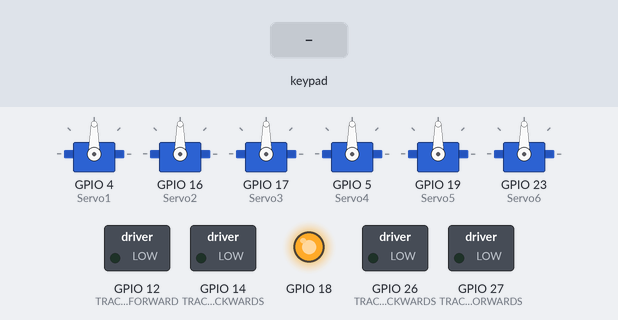
Simulated run of this sketch. Board: ESP32. On the bench: 6 × servo, switched loads named in the sketch (green lamp = pin HIGH), output pins drawn as LEDs (lit = HIGH). Inputs (shaded band) come from the test bench. Nothing arrives over Bluetooth unless stated; what the sketch prints to the serial monitor is not drawn.

Above: at 1.2 s.
1.3 s: key 'L' pressed
At 1.56 s:
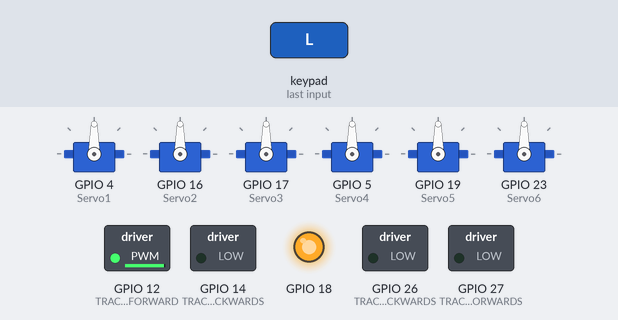
3.3 s: key 'U' pressed
At 4.4 s:
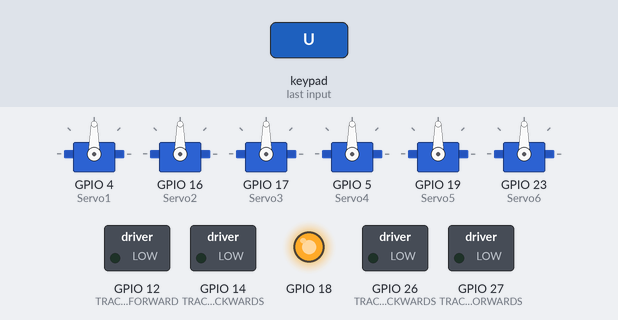
5.3 s: key 'D' pressed
At 5.53 s:
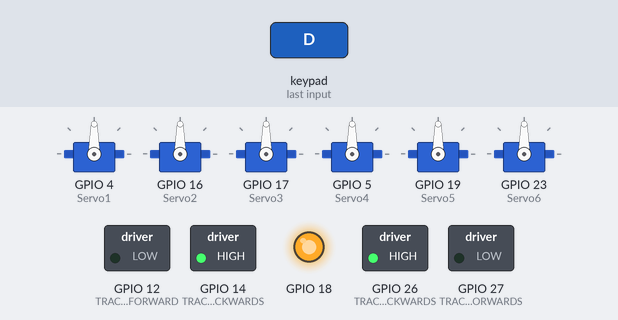
7.2 s: key 'R' pressed
At 7.46 s:
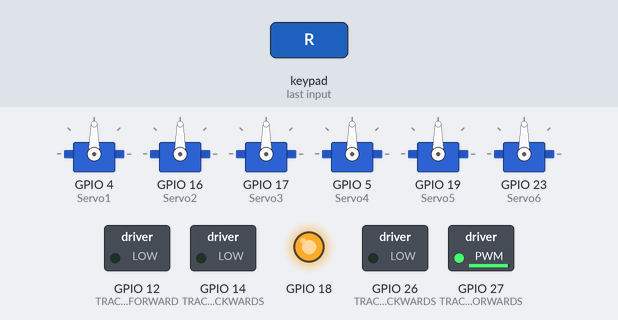
Timing chart, 0 to 10.2 s (numbered marks = the images above; inputs shaded):
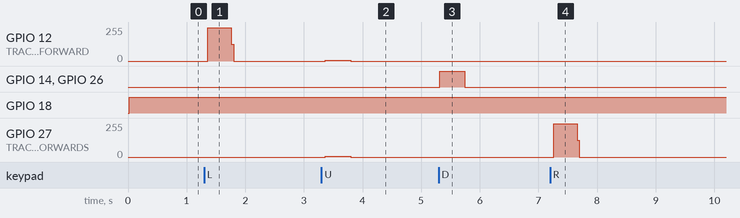

The sketch:

Robot_car.ino
```cpp
#include <PS4Controller.h>
#include <ESP32Servo.h>

unsigned long lastTimeStamp = 0;
#define TRACK_RIGHT_FORWARD 12
#define TRACK_RIGHT_BACKWARDS 14
#define TRACK_LEFT_FORWARDS 27
#define TRACK_LEFT_BACKWARDS 26
#define Servo1 4
#define Servo2 16
#define Servo3 17
#define Servo4 5
#define Servo5 19
#define Servo6 23

Servo servo1;
Servo servo2;
Servo servo3;
Servo servo4;
Servo servo5;
Servo servo6;

int rX;
int rY;
int lX;
int lY;

int posG = 180;
int posG2 = 30;
int posG3 = 30;

void notify()
{

}

void onConnect()
{
  Serial.println("Connected!.");
  digitalWrite(18, HIGH);
}

void onDisConnect()
{
  Serial.println("Disconnected!.");
  digitalWrite(18, LOW);
}

void setup()
{
  Serial.begin(115200);
  PS4.attach(notify);
  PS4.attachOnConnect(onConnect);
  PS4.attachOnDisconnect(onDisConnect);
  PS4.begin();
  Serial.println("Ready.");
  pinMode(TRACK_RIGHT_FORWARD, OUTPUT);
  pinMode(TRACK_RIGHT_BACKWARDS, OUTPUT);
  pinMode(TRACK_LEFT_FORWARDS, OUTPUT);
  pinMode(TRACK_LEFT_BACKWARDS, OUTPUT);
  pinMode(18, OUTPUT);
  servo1.attach(Servo1);
  servo2.attach(Servo2);
  servo3.attach(Servo3);
  servo4.attach(Servo4);
  servo5.attach(Servo5);
  servo6.attach(Servo6);
}


void loop()
{
  lX = PS4.LStickX();
  lY = PS4.LStickY();
  rX = PS4.RStickX();
  rY = PS4.RStickY();

  // This moves the gripper claws ------------------------------------------------------->
   if(lY < -5 && posG < 180)
  {
  posG++;
  servo1.write(posG);
  Serial.println(posG);
  delay(10);
  }
  if(lY > 5 && posG > 0)
  {
  posG--;
  servo1.write(posG);
  Serial.println(posG);
  delay(10);
  }
//-----------------------------------------------------------------------------------------------

  // This moves the Roll position of the claws ------------------------------------------------>

   if(rY < -5 && posG2 < 180)
  {
  posG2++;
  servo2.write(posG2);
  Serial.println(posG2);
  delay(10);
  }
  if(rY > 5 && posG2 > 0)
  {
   posG2--;
  servo2.write(posG2);
  Serial.println(posG2);
  delay(10);
  }
  //--------------------------------------------------------------------------------------------------

  // This moves the Pitch position of the claws -------------------------------------------------->

if(rX < -5 && posG3 < 180)
  {
  posG3++;
  servo3.write(posG3);
  Serial.println(posG3);
  delay(10);
  }
  if(rX > 5 && posG3 > 0)
  {
   posG3--;
  servo3.write(posG3);
  Serial.println(posG3);
  delay(10);
  }
  //---------------------------------------------------------------------------------------------------------

  // For the first rotational servo servo4 --------------------------------------------------------->
  // Makes it go counter clockwise
  if(PS4.R1() == 1){
    servo4.write(0);
  }
  // Makes it go clockwise
  if(PS4.R2() == 1){
    servo4.write(180);
  }
// Makes it stop
  if(PS4.Triangle() == 1){
    servo4.write(90);
  }
  //--------------------------------------------------------------------------------------------------
  //This moves the base
      // Makes it go counter clockwise
  if(PS4.L1() == 1){
    servo6.write(0);
  }
  // Makes it go clockwise
  if(PS4.L2() == 1){
    servo6.write(180);
  }
// Makes it stop
  if(PS4.Square() == 1){
    servo6.write(90);
  }
  //----------------------------------------------------------------------

      // Controlls the car to move forward
      if(PS4.Up() == 1){
        digitalWrite(TRACK_RIGHT_FORWARD, HIGH);
        digitalWrite(TRACK_LEFT_FORWARDS, HIGH);
      }else{
        digitalWrite(TRACK_RIGHT_FORWARD, LOW);
        digitalWrite(TRACK_LEFT_FORWARDS, LOW);
      }
      // Controlls the car to move backwards
      if(PS4.Down() == 1){
        digitalWrite(TRACK_RIGHT_BACKWARDS, HIGH);
        digitalWrite(TRACK_LEFT_BACKWARDS, HIGH);
      }else{
        digitalWrite(TRACK_RIGHT_BACKWARDS, LOW);
         digitalWrite(TRACK_LEFT_BACKWARDS, LOW);
      }

      // Controlls the car to turn left
      if(PS4.Left() == 1){
        digitalWrite(TRACK_RIGHT_FORWARD, HIGH);
      }else{
        digitalWrite(TRACK_RIGHT_FORWARD, LOW);
      }

      // Controlls the car to turn right

      if(PS4.Right() == 1){
        digitalWrite(TRACK_LEFT_FORWARDS, HIGH);
      }else{
        digitalWrite(TRACK_LEFT_FORWARDS, LOW);
      }

}
```

Measured:
- after the input at 1.3 s, GPIO 12 (TRACK_RIGHT_FORWARD): 0/255 → 248/255 after 0.06 s, → 0/255 0.40 s later
- after the input at 3.3 s, GPIO 12 (TRACK_RIGHT_FORWARD), GPIO 27 (TRACK_LEFT_FORWARDS): 0/255 → 7/255 after 0.06 s, → 0/255 0.44 s later
- after the input at 5.3 s, GPIO 14 (TRACK_RIGHT_BACKWARDS), GPIO 26 (TRACK_LEFT_BACKWARDS): LOW → HIGH at once, → LOW 0.42 s later
- after the input at 7.2 s, GPIO 27 (TRACK_LEFT_FORWARDS): 0/255 → 248/255 after 0.06 s, → 0/255 0.40 s later
